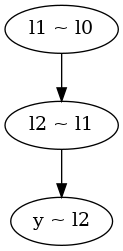

Source code (Python):
import scipy.stats
import graph
import numpy as np
import random
import math
import follow


def prior(psi):
    return 1 if 1 < psi[0] < 40 else 0


seed = 123456
np.random.seed(seed)
random.seed(seed)
data = [0.28, 1.51, 1.14]
l1_given_l0 = follow.follow("l1 ~ l0")(
    lambda theta, psi: scipy.stats.halfnorm.pdf(theta[0], scale=psi[0]))
l2_given_l1 = follow.follow("l2 ~ l1")(
    lambda theta, psi: scipy.stats.halfnorm.pdf(theta[0], scale=psi[0]))
data_given_l2 = follow.follow("y ~ l2")(lambda theta: math.prod(
    scipy.stats.halfnorm.pdf(e, scale=theta[0]) for e in data))
l1 = graph.Integral(data_given_l2,
                    l2_given_l1,
                    draws=10,
                    init=[1],
                    scale=[1.5])
l0 = graph.Integral(l1, l1_given_l0, draws=1000, init=[50], scale=[20])
samples = graph.metropolis(lambda psi: l0(psi) * prior(psi),
                           draws=500,
                           init=[50],
                           scale=[20])
print("has loop:", follow.loop())
with open("three.follow.gv", "w") as file:
    follow.graphviz(file)
